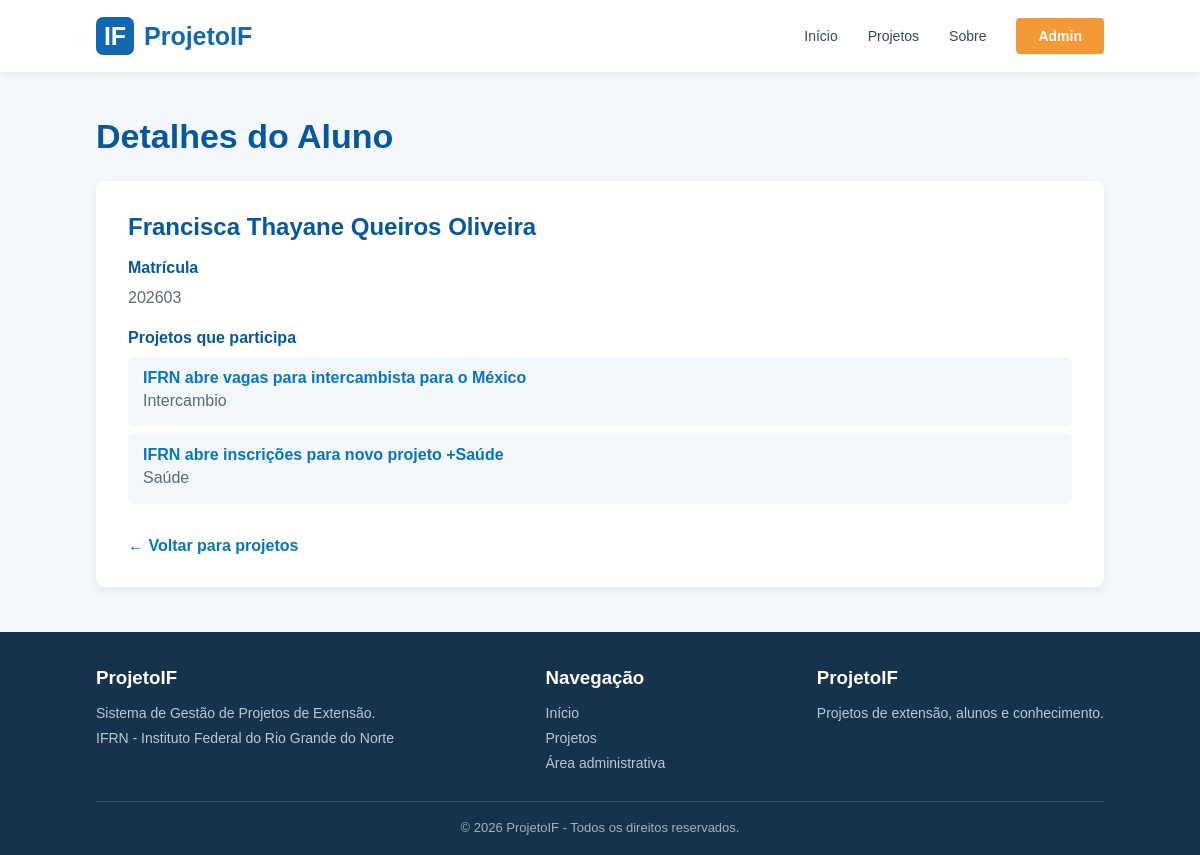
The app's page /detalhes_aluno/3 with its own data.
### app_IF/models.py (models this page shows, shortened)
class Aluno(models.Model):
    nome = models.CharField(max_length=200)
    matricula = models.CharField(max_length=100)

class Projeto(models.Model):
    titulo = models.CharField(max_length=250)
    descricao = models.TextField()
    data_inicio = models.DateField()
    categoria = models.ForeignKey(
        Categoria,
        on_delete=models.CASCADE
    )
    equipe = models.ManyToManyField(
        Aluno
        )

class Categoria(models.Model):
    nome = models.CharField(max_length=200)

### app_IF/views.py (the view)
# urls.py: path('detalhes_aluno/<int:id>', views.detalhes_aluno, name='detalhes_aluno'),
def detalhes_aluno(request, id):
    aluno = Aluno.objects.get(id=id)
    return render(request, 'app_IF/detalhes_aluno.html', {'aluno': aluno})

### app_IF/templates/app_IF/detalhes_aluno.html (shortened to what this page needs)
{% extends 'base.html' %}
{% block content %}
<section class="container">
    <h1 class="page-title">
        Detalhes do Aluno
    </h1>
    <div class="detail-box">
        <h2>
            {{ aluno.nome }}
        </h2>
        <p class="detail-label">
            Matrícula
        </p>
        <p class="detail-text">
            {{ aluno.matricula }}
        </p>
        <p class="detail-label">
            Projetos que participa
        </p>
        <ul class="student-list">
            {% for projeto in aluno.projeto_set.all %}
            <li>
                <a href="{% url 'detalhes_projeto' projeto.id %}">
                    {{ projeto.titulo }}
                </a>
                <br>
                <span class="detail-text">
                    {{ projeto.categoria.nome }}
                </span>
            </li>
            {% empty %}
            <li>
                Este aluno não participa de nenhum projeto.
            </li>
            {% endfor %}
        </ul>
        <a href="{% url 'listagem_projetos' %}"
           class="back-link">
            ← Voltar para projetos
        </a>
    </div>
</section>
{% endblock %}

### static/css/styles.css (style rules this page uses)
* { margin: 0; padding: 0; box-sizing: border-box; }
body { font-family: Arial, Helvetica, sans-serif; background-color: #f4f8fc; color: #17324d; min-height: 100vh; display: flex; flex-direction: column; }
a { text-decoration: none; }
.container { width: 84%; max-width: 1100px; margin: 45px auto; }
.page-title { color: #07579c; font-size: 34px; margin-bottom: 10px; }
.detail-box { background-color: white; padding: 32px; border-radius: 8px; box-shadow: 0 3px 12px rgba(0, 0, 0, 0.08); margin-top: 25px; }
.detail-box h2 { color: #07579c; margin-bottom: 15px; }
.detail-label { color: #07579c; font-weight: bold; margin-top: 18px; margin-bottom: 7px; }
.detail-text { color: #596b7a; line-height: 1.7; }
.student-list { list-style: none; margin-top: 10px; }
.student-list li { background-color: #f1f7fb; margin-bottom: 8px; padding: 12px 15px; border-radius: 5px; }
.student-list a { color: #0876bd; font-weight: bold; }
.back-link { display: inline-block; margin-top: 25px; color: #0876bd; font-weight: bold; }

### records on screen
Aluno: nome "Francisca Thayane Queiros Oliveira", matricula "202603"
Projeto: titulo "IFRN abre vagas para intercambista para o México", categoria.nome "Intercambio"
Projeto: titulo "IFRN abre inscrições para novo projeto +Saúde", categoria.nome "Saúde"
